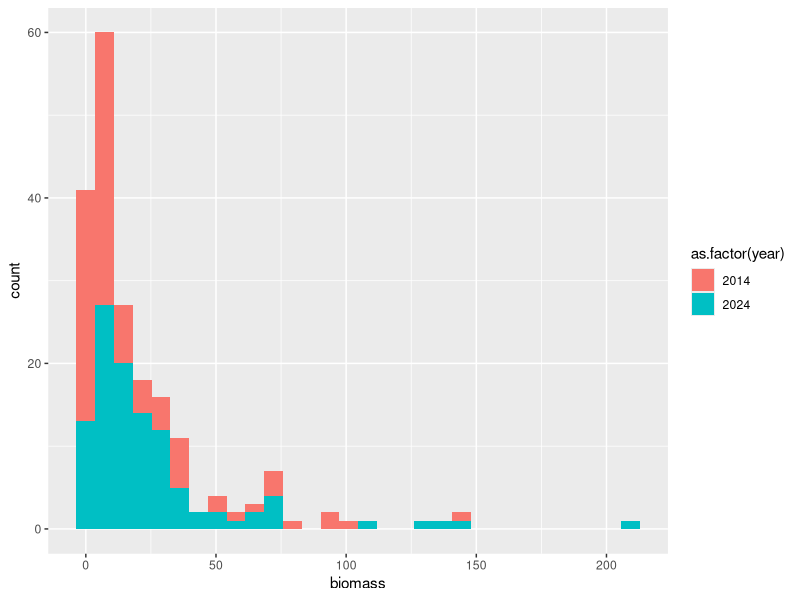

Write the R code that produced this figure.
###################################################################
###
### dataCleaning.R : Importing and cleaning data for upload to EDI.
###
### Authors: Millie Ortiz, Kimberly Komatsu
###
###################################################################

# Packages and Set-Up ----------------------------------------------------------------

library(readxl)
library(tidyverse)


# Read Data ---------------------------------------------------------------

### abundance data

abundance2014 <- read.csv("inv_data/ghost_fire_invert_community_2014.csv") %>% 
  select(year, month, watershed, block, plot, burn_trt, order, family, arthropod_ID, stage, collected, count)

abundance2019 <- read.csv("inv_data/ghost_fire_invert_community_2019.csv") %>% 
  select(year, month, watershed, block, plot, burn_trt, order, family, arthropod_ID, stage, collected, count)

abundance2024 <- read.csv("inv_data/ghost_fire_invert_community_2024.csv") %>% 
  select(year, month, watershed, block, plot, burn_trt, order, family, arthropod_ID, stage, collected, count)

abundance <- rbind(abundance2014, abundance2019, abundance2024) %>% 
  mutate(collected=str_to_lower(collected), 
         burn_trt=str_to_lower(burn_trt))


### biomass data (only 2014 and 2024; missing samples from 2019 prevent analysis)

biomass2014 <- read.csv("inv_data/ghost_fire_invert_biomass_2014.csv") %>% 
  mutate(tube_mass=1000*tube_mass,
         combined_mass=1000*combined_mass,
         biomass=combined_mass-tube_mass) %>% 
  select(year, month, watershed, block, plot, burn_trt, contents, biomass) %>% 
  mutate(contents=ifelse(contents %in% c('Acrididae', 'Tettigonidae'), 'orthoptera', 
                  ifelse(contents=='Heteronemiidae', 'other', contents))) #change to more accurately reflect contents

biomass2024 <- read.csv("inv_data/ghost_fire_invert_biomass_2024.csv") %>% 
  mutate(tube_mass=ifelse(tube_mass==113.87, 1013.87, tube_mass),
         biomass=as.numeric(combined_mass)-tube_mass) %>% 
  select(year, month, watershed, block, plot, burn_trt, contents, biomass) %>% 
  mutate(contents=ifelse(contents=='oher', 'other', contents)) #fix spelling error

biomass <- rbind(biomass2014, biomass2024) %>% 
  mutate(burn_trt=str_to_lower(burn_trt))

ggplot(biomass, aes(x=biomass, fill=as.factor(year))) + geom_histogram()

# Orthoptera only, generating estimates of biomass of observed but not collected individuals (hopped away too fast)

orthopteraCollected <- abundance %>% 
  filter(order %in% c('Orthoptera', 'orthoptera'), collected=='collected') %>% 
  select(year, watershed, block, plot, order, family, count) %>% 
  group_by(year, watershed, block, plot, order) %>% 
  summarise(count=sum(count), .groups='drop')

orthopteraBiomass <- biomass %>% 
  filter(contents=="orthoptera") %>% 
  left_join(orthopteraCollected) %>%
  mutate(count=ifelse(is.na(count), 1, count)) %>% 
  group_by(year, burn_trt) %>% 
  summarise(orthoptera_biomass = mean(biomass/count)) %>% 
  ungroup()

observedBiomass <- abundance %>% 
  filter(collected=='observed',
         order=='Orthoptera',
         year!=2019) %>% 
  left_join(orthopteraBiomass) %>% 
  mutate(biomass=count*orthoptera_biomass) %>% 
  select(year, month, watershed, block, plot, burn_trt, biomass)

biomassAll <- biomass %>% 
  select(year, month, watershed, block, plot, burn_trt, biomass) %>% 
  rbind(observedBiomass) %>% 
  group_by(year, month, watershed, block, plot, burn_trt) %>% 
  summarise(invertebrate_biomass=sum(biomass), .groups='drop')


### plant %C and %N data

CN2019 <- read_xlsx('inv_data/2019_ghost_fire_CN.xlsx') %>% 
  mutate(year=2019)

CN2024 <- read_xlsx('inv_data/2024_ghost_fire_CN.xlsx') %>% 
  mutate(year=2024)

CN <- rbind(CN2019, CN2024) %>% 
  rename(watershed=Watershed,
         block=Block,
         plot=Plot,
         growth_form=Type) %>% 
  mutate(burn_trt=ifelse(watershed %in% c('1D', 'SpB'), 'annual', 'unburned'))


# Write Data for EDI Project ---------------------------------------------------------------

write.csv(abundance, 'inv_data/GF_invertAbundance.csv', row.names=F)
# saveRDS(abundance, 'abundance.RDS')
write.csv(biomassAll, 'inv_data/GF_invertBiomass.csv', row.names=F)
# saveRDS(biomassAll, 'biomassAll.RDS')
write.csv(CN, 'inv_data/GF_plantCN.csv', row.names=F)
# saveRDS(CN, 'CN.RDS')
